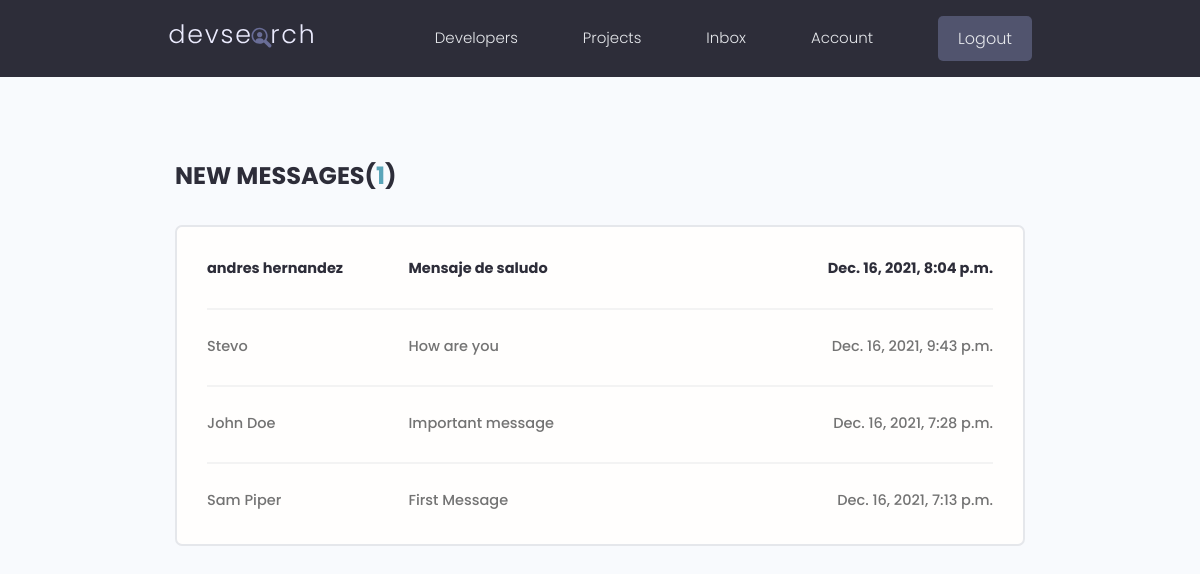
The page /inbox/ (signed in) on the database its author committed.
### users/models.py (models this page shows, shortened)
class Message(models.Model):
    sender = models.ForeignKey(Profile, on_delete=models.SET_NULL, null=True, blank=True)
    recipient = models.ForeignKey(Profile, on_delete=models.SET_NULL, null=True, blank=True, related_name='messages')
    name = models.CharField(max_length=200, null=True, blank=True)
    email = models.EmailField(max_length=200, null=True, blank=True)
    subject = models.CharField(max_length=200, null=True, blank=True)
    body = models.TextField()
    is_read = models.BooleanField(default=False, null=True)
    created = models.DateTimeField(auto_now_add=True)
    id = models.UUIDField(default=uuid.uuid4, unique=True, primary_key=True, editable=False)
    class Meta:
        ordering = ['is_read', '-created']

### users/views.py (the view)
# urls.py: path('inbox/', views.inbox, name='inbox'),
@login_required(login_url='login')
def inbox(request):
    profile = request.user.profile
    messagesRequest = profile.messages.all()
    unreadCount = messagesRequest.filter(is_read=False).count()
    context = {'messagesRequest': messagesRequest, 'unreadCount': unreadCount}
    return render(request, 'users/inbox.html', context)

### users/templates/users/inbox.html
{% extends 'main.html' %}
{% block content %}
<main class="inbox my-xl">
  <div class="content-box">
    <h3 class="inbox__title">New Messages(<span>{{unreadCount}}</span>)</h3>
    <ul class="messages">
      {% for message in messagesRequest %}
      {% if message.is_read == False %}
      <li class="message message--unread">
      {% else %}
      <li class="message message">
      {% endif %}
        <a href="{% url 'message' message.id %}">
          <span class="message__author">{{ message.name }}</span>
          <span class="message__subject">{{ message.subject }}</span>
          <span class="message__date">{{ message.created }}</span>
        </a>
      </li>
      {% endfor %}
    </ul>
  </div>
</main>
{% endblock content %}

### static/styles/app.css (style rules this page uses)
:root { --color-sub: #2d2d39; }
.content-box { width: 95%; max-width: 85rem; margin: 0 auto; }
.inbox { height: 90vh; }
.inbox__title, .inbox__title span { font-size: 2.4rem; font-weight: 700; color: var(--color-sub); text-transform: uppercase; text-align: left; margin-bottom: 3rem; }
.inbox__title span { color: var(--color-main); }
.messages { list-style: none; background: var(--color-white); padding: 0.5rem 3rem; border: 2px solid var(--color-light); border-radius: 0.7rem; }
.message { padding: 2.5rem 0; }
.message > a span { font-size: 1.45rem; font-weight: 500; }
.message.message--unread a span { font-weight: 700; color: var(--color-sub); }
.message:not(:last-child) { border-bottom: 2px solid var(--color-white-light); }
.message > a { display: flex; gap: 1rem; }
.message__author, .message__date { flex-basis: 25%; }
.message__subject { flex-basis: 50%; }
.message__date { text-align: right; }

### static/uikit/styles/modules/_variables.css (style rules this page uses)
:root { --color-main: #5aa5b9; --color-main-light: #e6faff; --color-sub: #3f4156; --color-sub-light: #51546e; --color-sub-lighter: #ededfd; --color-text: #737373; --color-gray: #8b8b8b; --color-light: #e5e7eb; --color-light-gray: #767676; --color-bg: #f8fafd; --color-white: #fffefd; --color-white-light: #f3f3f3; --color-success: #359e64; --color-success-bg: #def8e8; --color-error: #fc4b0b; --color-error-bg: #fff2ee; --font-base: 'Poppins', arial, helvetica, 'Segoe UI', roboto, ubuntu, sans-serif; --font-monospace: 'Fira Code', 'Courier New', courier, monospace; --font-regular: 300; --font-medium: 500; --font-bold: 700; --generic-shadow: 1px 1px 5px #00000010; --generic-transition: all 0.3s ease-in-out; }

### static/uikit/styles/modules/_base.css (style rules this page uses)
* { margin: 0; padding: 0; box-sizing: border-box; text-rendering: optimizeLegibility; color: inherit; font-size: inherit; }
html { font-size: 50%; }
@media only screen and (min-width: 480px) { html { font-size: 56.25%; } }
@media only screen and (min-width: 1200px) { html { font-size: 62.5%; } }
body { line-height: 1.6; font-weight: 400; font-size: 1.5rem; color: var(--color-text); background-color: var(--color-bg); min-height: 100vh; }

### static/uikit/styles/modules/_typography.css (style rules this page uses)
* { font-family: var(--font-base); }
h3 { font-size: 3.2rem; font-weight: var(--font-medium); }
p, span, strong { font-size: 1.6rem; color: var(--color-text); font-weight: var(--font-regular); }
a { padding-bottom: 2px; text-decoration: none; display: inline-block; color: var(--color-main); font-weight: var(--font-medium); }

### static/uikit/styles/modules/_utilities.css (style rules this page uses)
.my-xl { margin: 8rem auto; }

### rows shown on the page
Message: name "andres hernandez", subject "Mensaje de saludo", created "Dec. 16, 2021, 8:04 p.m."
Message: name "Stevo", subject "How are you", created "Dec. 16, 2021, 9:43 p.m."
Message: name "John Doe", subject "Important message", created "Dec. 16, 2021, 7:28 p.m."
Message: name "Sam Piper", subject "First Message", created "Dec. 16, 2021, 7:13 p.m."

### other values the page prints
{{ unreadCount }} "1"
